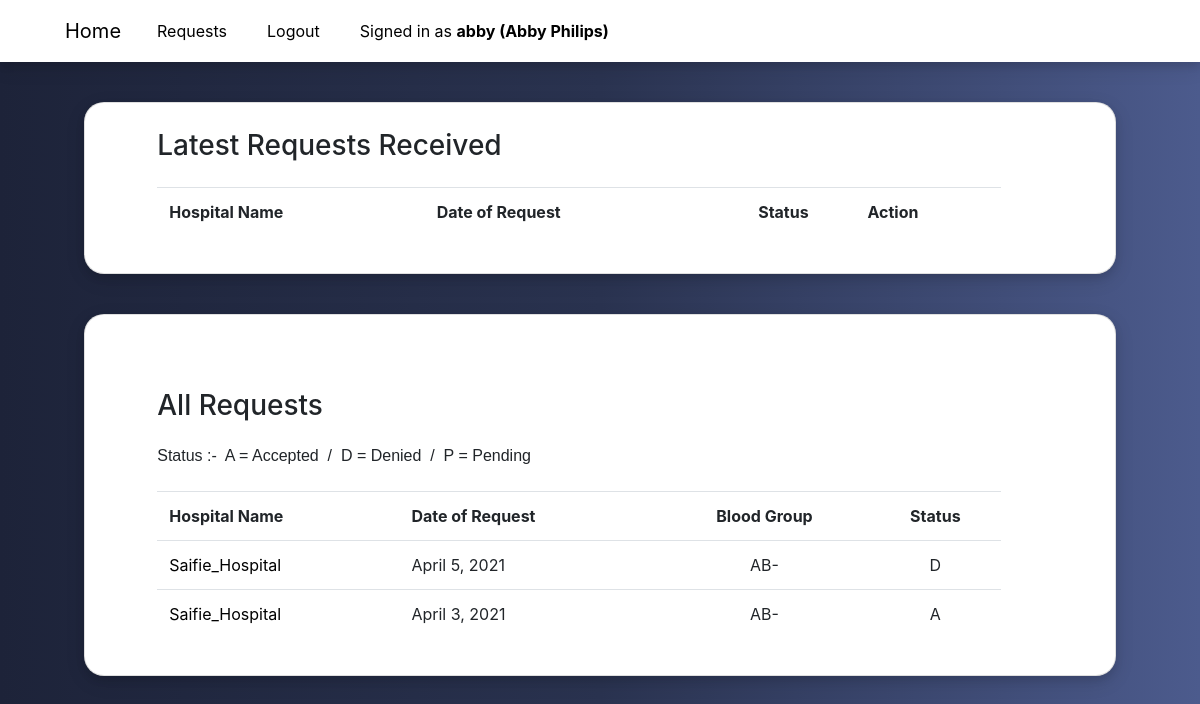
The app's page /requests/ (signed in) with its own data.
### donate/models.py (models this page shows, shortened)
class User(AbstractUser):
    gender_choice = [
        ("M", "Male"),
        ("F", "Female"),
        ("O", "Other")
    ]
    is_hospital = models.BooleanField(default = False)
    street = models.CharField (max_length=64)
    city = models.CharField (max_length=64)
    state = models.CharField (max_length=64)
    phone_no = models.CharField(max_length=15, validators=[validate_international_phonenumber], unique=True)
    dob = models.DateField(auto_now_add=False, blank=True, null=True)
    blood_type = models.CharField(choices=unit_choices, max_length=64, blank=True)
    gender = models.CharField(choices=gender_choice, max_length=1, blank=True)
    requests = models.ManyToManyField("User", blank=True, through="BloodRequest")
    def __str__(self):
        if self.is_hospital:
            return f'{self.username}'
        else:
            return f'{self.username} ({self.first_name} {self.last_name})'

class BloodRequest(models.Model):
    hospital = models.ForeignKey("User", on_delete=models.CASCADE, related_name="requester")
    donor = models.ForeignKey("User", on_delete=models.CASCADE, related_name="requested_donor")
    status_choice = [
        ("P", "Pending"),
        ("A", "Accepted"),
        ("D", "Denied")
    ]
    date = models.DateField(auto_now_add=True)
    status = models.CharField(choices=status_choice, max_length=1, default="P")

### donate/views.py (the view, shortened to what this page needs)
# urls.py: path("requests/", views.requests, name="requests"),
@login_required(login_url="login")
def requests(request):
    if request.user.is_hospital == True:
        reqs = BloodRequest.objects.filter(hospital=request.user)
    else:
        reqs = BloodRequest.objects.filter(donor=request.user)
    return render(request, "donate/requests.html", {
            "reqs": reqs.order_by('date').reverse(),
            "today": date.today()
        })

### donate/templates/donate/requests.html (shortened to what this page needs)
{% extends "donate/layout.html" %}
{% load static %}
{% block stylelink %} <link href="{% static 'donate/requests.css' %}" rel="stylesheet"> {% endblock %}
{% block body %}
    <div class="requestscontainer">
        <div>
            {% if user.is_hospital == True %}
            <div class="card">
                <h3>Today's Accepted Requests</h3>
                    <div class="overflow">
                    <table class="table table-hover">
                    <tr>
                        <th> Donor Name </th>
                        <th> Date of Request </th>
                        <th style="text-align: center;"> Status </th>
                        <th style="text-align: center;"> Blood Group </th>
                    </tr>
                    {% for req in reqs %}
                        {% if req.status == 'A' and today == req.date %}
                            <tr>
                                <td>    <a href="{% url 'profile' name=req.donor.username %}">{{ req.donor.first_name }} {{ req.donor.last_name }}</a> </td>
                                <td>    {{ req.date }}    </td>
                                <td style="text-align: center;">    {{ req.status }}  </td>
                                <td style="text-align: center;">    {{ req.donor.blood_type }}  </td>
                            </tr>
                        {% endif %}
                    {% empty %}
                    <tr>
                        <td>None</td>
                        <td>None</td>
                        <td style="text-align: center;">None</td>
                        <td style="text-align: center;">None</td>
                    <tr>
                    {% endfor %}
                    </table>
                    </div>
                </div>
                <div class="card">
                <h3>Make New Request</h3>
                Makes a request to all the donors in the city with Particular Blood Type
                <form action="{% url 'requests' %}" method="POST" style="display:flex; flex-flow: row wrap;">
                    {% csrf_token %}
                    <select class="form-control input" name="blood_req_type" required id="dropdown">
                        <option value="A+">A+</option>
                        <option value="A-">A-</option>
                        <option value="B+">B+</option>
                        <option value="B-">B-</option>
                        <option value="AB+">AB+</option>
                        <option value="AB-">AB-</option>
                        <option value="O+">O+</option>
                        <option value="O-">O-</option>
                    </select>
                    <input class="btn btn-info input" type="submit" value="Make Request" id="submit" style="margin-left:50px">
                </form>
                </div>
            {% else %}
            <div class="card">
                <h3>Latest Requests Received </h3>
                <div class="overflow">
                    <table class="table table-hover">
                        <tr>
                            <th> Hospital Name </th>
                            <th> Date of Request </th>
                            <th style="text-align: center;"> Status </th>
                            <th> Action </th>
                        </tr>
                    </table>
                </div>
            </div>
            {% endif %}
            <div class="card">
                {% if user.is_hospital == True %}
                    <h3>ALL Requests Made</h3>
                {% else %}
                    <br><br><h3>All Requests</h3>
                {% endif %}
                <pre style="padding-bottom: 10px; font: 1em sans-serif;">Status :-  A = Accepted  /  D = Denied  /  P = Pending</pre>
                <div class="overflow">
                <table class="table table-hover">
                    <tr>
                        {% if user.is_hospital == True %}
                            <th> Donor Name </th>
                        {% else %}
                            <th>Hospital Name</th>
                        {% endif %}
                        <th> Date of Request </th>
                        <th style="text-align: center;"> Blood Group </th>
                        <th style="text-align: center;"> Status </th>
                    </tr>
                        {% for req in reqs %}
                            <tr>
                                {% if user.is_hospital == True %}
                                    <td> <a href="{% url 'profile' name=req.donor.username %}">{{ req.donor.first_name }} {{ req.donor.last_name }}</a></td>
                                {% else %}
                                    <td> <a href="{% url 'profile' name=req.hospital.username %}">{{ req.hospital }}</a></td>
                                {% endif %}
                                <td> {{ req.date }} </td>
                                <td style="text-align: center;"> {{ req.donor.blood_type }}</td>
                                <td style="text-align: center;"> {{ req.status }} </td>
                            </tr>
                        {% endfor %}
                </table>
                </div>
            </div>
        </div>
    </div>
{% endblock %}

### donate/templates/donate/layout.html (shortened to what this page needs)
{% load static %}
<!DOCTYPE html>
<html lang="en">
    <head>
        <link rel="stylesheet" href="https://stackpath.bootstrapcdn.com/bootstrap/4.4.1/css/bootstrap.min.css">
        <link href="{% static 'donate/navbar.css' %}" rel="stylesheet">
        {% block stylelink %} {% endblock %}
    </head>
    <body>
        <nav class="navbar navbar-expand-md fixed-top" id="navbar">
            <div class="container">
                <a class="navbar-brand" href="{% url 'index' %}">Home</a>
                <div class="collapse navbar-collapse" id="navbarResponsive">
                    <ul class="navbar-nav ms-auto">
                        {% if user.is_authenticated %}
                            <li class="nav-item mx-0 mx-md-1"><a class="nav-link py-3 px-0 px-md-3 rounded" href="{% url 'requests' %}">Requests</a></li>
                            <li class="nav-item mx-0 mx-md-1"><a class="nav-link py-3 px-0 px-md-3 rounded" href="{% url 'logout' %}">Logout</a></li>
                            <li class="nav-item mx-0 mx-md-1"><a class="nav-link py-3 px-0 px-md-3 rounded" href="{% url 'profile' name=user.username %}">Signed in as <strong>{{ user }}</strong></a></li>
                        {% else %}
                            <li class="nav-item mx-0 mx-md-1"><a class="nav-link py-3 px-0 px-md-3 rounded" href="{% url 'login' %}">Login</a></li>
                            <li class="nav-item mx-0 mx-md-1"><a class="nav-link py-3 px-0 px-md-3 rounded" href="{% url 'register' %}">Register</a></li>
                        {% endif %}
                    </ul>
                </div>
            </div>
        </nav>
        <div>
        {% block body %}
        {% endblock %}
        </div>
    </body>
    </html>
</html>

### donate/static/donate/navbar.css (style rules this page uses)
#navbar { padding-left: 50px; padding-top: 3px; padding-bottom: 3px; position: sticky; top:0; background-color: white; box-shadow: 0 4px 8px 0 rgba(0, 0, 0, 0.1), 0 6px 20px 0 rgba(0, 0, 0, 0.1); z-index: 5; }

### donate/static/donate/requests.css (style rules this page uses)
body { background: -webkit-gradient(linear, left top, right top, color-stop(0%,#1D2339), color-stop(50%,#2A3350), color-stop(100%,#4C5B8D )); }
.requestscontainer { margin: 40px 7% 100px 7%; }
a, a:hover, a:focus, a:active, a:visited { color: black }
.table { width: 90%; }
tr, td { padding: 5px 5px 5px 5px; width: fit-content; }
h3 { margin-bottom: 25px; }
.card { margin-top: 20px; margin-bottom: 40px; padding: 2.5% 2% 2% 7% ; box-shadow: 0 4px 8px 0 rgba(0, 0, 0, 0.1), 0 6px 20px 0 rgba(0, 0, 0, 0.1); border-radius: 20px; }
.overflow { overflow-x: auto; }

### records on screen
User: is_hospital+username+first_name "abby (Abby Philips)"
BloodRequest: hospital "Saifie_Hospital", date "April 5, 2021", donor.blood_type "AB-", status "D"
BloodRequest: hospital "Saifie_Hospital", date "April 3, 2021", donor.blood_type "AB-", status "A"
